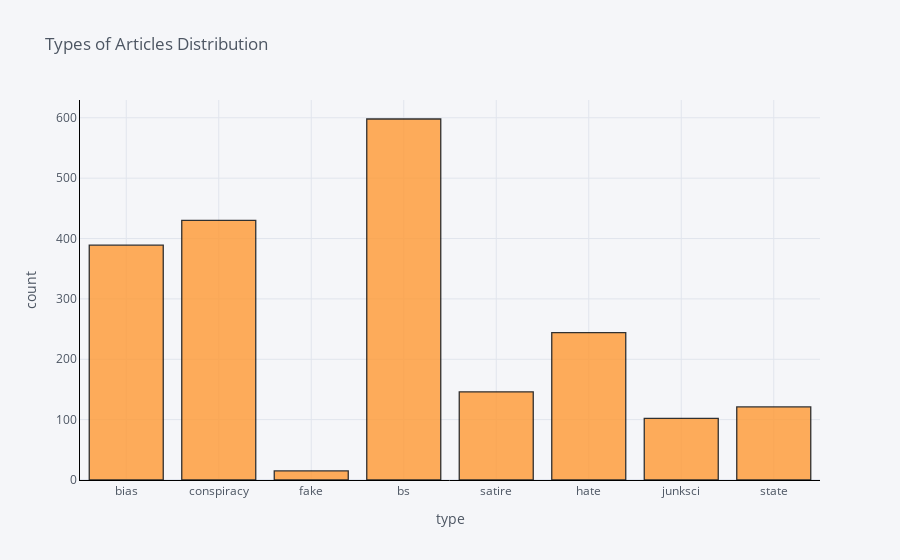

Notebook code cell kept with this figure:
### Markdown cell above
# Distrubution of types of articles

### Code cell
df['type'].iplot(kind='hist',
    bins=100,
    xTitle='type',
    linecolor='black',
    yTitle='count',
    title='Types of Articles Distribution')

### Figure 1 — Plotly figure (JSON) as saved in the notebook; plotly's stock layout.template omitted (floating-point values rounded to 4 significant figures; data arrays with more than 128 entries replaced by an {"elided": "..."} marker saying what was removed)
{"data": [{"histfunc": "count", "histnorm": "", "marker": {"color": "rgba(255, 153, 51, 1.0)", "line": {"color": "#000000", "width": 1.3}}, "name": "type", "nbinsx": 100, "opacity": 0.8, "orientation": "v", "type": "histogram", "x": {"elided": "2045 str values"}}], "layout": {"barmode": "overlay", "legend": {"bgcolor": "#F5F6F9", "font": {"color": "#4D5663"}}, "paper_bgcolor": "#F5F6F9", "plot_bgcolor": "#F5F6F9", "title": {"font": {"color": "#4D5663"}, "text": "Types of Articles Distribution"}, "xaxis": {"gridcolor": "#E1E5ED", "linecolor": "black", "showgrid": true, "tickfont": {"color": "#4D5663"}, "title": {"font": {"color": "#4D5663"}, "text": "type"}, "zerolinecolor": "#E1E5ED"}, "yaxis": {"gridcolor": "#E1E5ED", "linecolor": "black", "showgrid": true, "tickfont": {"color": "#4D5663"}, "title": {"font": {"color": "#4D5663"}, "text": "count"}, "zerolinecolor": "#E1E5ED"}}}
